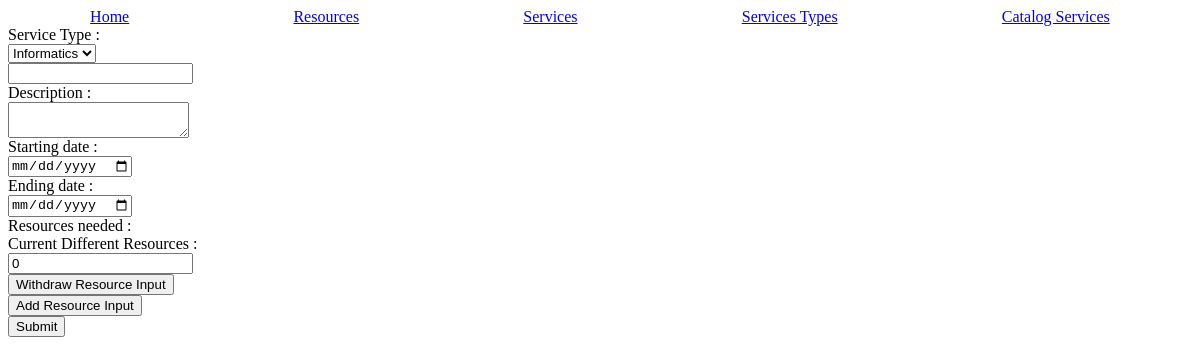
The page /service/10 on the database as committed earlier.
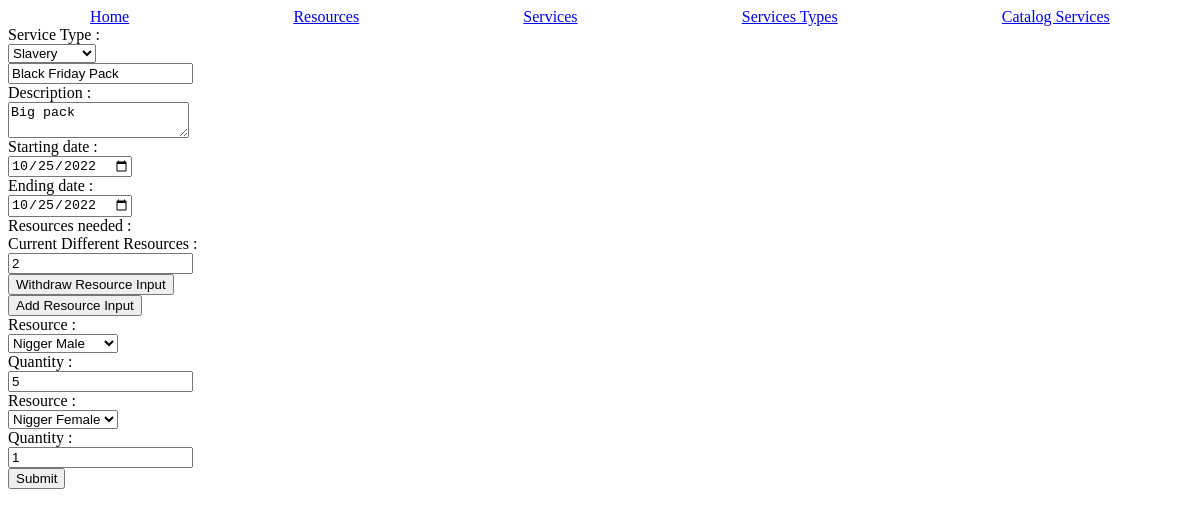
The same page on the database as committed later.
### tables this page shows
CREATE TABLE "services" (
	"id"	INTEGER UNIQUE,
	"desc"	TEXT NOT NULL,
	"service_type_id"	INTEGER NOT NULL,
	"starting_date"	TEXT NOT NULL,
	"ending_date"	TEXT NOT NULL,
	"name"	TEXT NOT NULL,
	PRIMARY KEY("id" AUTOINCREMENT),
	FOREIGN KEY("service_type_id") REFERENCES "services_types"("id")
);

CREATE TABLE "resources_per_service" (
	"id"	INTEGER UNIQUE,
	"service_id"	INTEGER NOT NULL,
	"resource_id"	INTEGER NOT NULL,
	"quantity"	INTEGER NOT NULL,
	PRIMARY KEY("id" AUTOINCREMENT),
	FOREIGN KEY("service_id") REFERENCES "services"("id"),
	FOREIGN KEY("resource_id") REFERENCES "resources"("id")
);

### main.py (the view)
@app.route('/service/<id>')
def edit_service(id):
    data_service = utils.getRowFromDb('SELECT * from services WHERE id = ?', (id,));
    data_resources = utils.getRowsFromDb('SELECT * from resources');
    data_resources_per_service = utils.getRowsFromDb('SELECT * from resources_per_service WHERE service_id = ?',
    (id,));
    data_services_types = utils.getRowsFromDb('SELECT * from services_types');
    return render_template('edit-service.html.jinja', service=data_service, resources_per_service=data_resources_per_service, resources=data_resources, services_types=data_services_types);

### utils.py (called while the page is built)
def dictFactory(cursor, row) -> dict:
    d = {};
    for idx, col in enumerate(cursor.description):
        d[col[0]] = row[idx];
    return d;

def connectDb(path : str = 'db/db.db') -> sqlite3.Connection:
    db = None;
    try:
        db = sqlite3.connect(path);
        db.row_factory = dictFactory;
    except Exception as err:
        flash("Can't connect do database " + str(err), 'error');
    return db;

def getRowsFromDb(request : str, values : tuple = None) -> dict:
    elementsFromDb : dict = None
    try:
        db = connectDb();
        cursor = db.cursor();
        if(type(values) is tuple):
            elementsFromDb = cursor.execute(request, values).fetchall();
        else:
            elementsFromDb = cursor.execute(request).fetchall();
        db.close();
    except Exception as err:
        flash("Can't execute SQL request " + str(err), 'error')
    return elementsFromDb;

### templates/edit-service.html.jinja (shortened to what this page needs)
{% extends "base.html.jinja" %}
{% block content %}
<form name="edit-service" method="POST" action="/services" class="add-form">
<div class="add-form">
    <label for="service_type">Service Type :</label>
    <select name="service_type" value="{{service['service_type_id']}}">
        {% for service_type in services_types %}
            {% if service_type['id'] == service['service_type_id'] %}
                <option value="{{service_type['id']}}" selected>{{service_type['name']}}</option>
            {% else %}
                <option value="{{service_type['id']}}">{{service_type['name']}}</option>
            {% endif %}
        {% endfor %}
    <input name="name" type="text" required value="{{service['name']}}">
    <label for="desc">Description :</label>
    <textarea name="desc" id="desc" required>{{service['desc']}}</textarea>
    <label for="starting_date">Starting date :</label>
    <input type="date" name="starting_date" required value="{{service['starting_date']}}">
    <label for="ending_date">Ending date :</label>
    <input type="date" name="ending_date" required value="{{service['ending_date']}}">
    <label for="resources_needed">Resources needed :</label>
    <div id="resources_div" class="add-form">
    <label for="different_resources_count">Current Different Resources :</label>
    <input type="number" name="different_resources_count" readonly value="{{resources_per_service|length}}" id="different_resources_count">
    <input type="button" value="Withdraw Resource Input" id="withdraw-resource-button">
    <input type="button" value="Add Resource Input" id="add-resource-button">
    {% for resource_per_service in resources_per_service %}
    <label for="resource_id_{{loop.index}}">Resource :</label>
    <select name="resource_id_{{loop.index}}">
        {% for resource in resources %}
            {% if resource_per_service['resource_id'] == resource['id'] %}
                <option value="{{resource['id']}}" selected>{{resource['name']}}</option>
            {% else %}
                <option value="{{resource['id']}}">{{resource['name']}}</option>
            {% endif %}
        {% endfor %}
    </select>
    <label for="quantity_{{loop.index}}">Quantity :</label>
    <input name="quantity_{{loop.index}}" type="number" value="{{resource_per_service['quantity']}}" min="1" step="1">
    {% endfor %}
    </div>
    <input type="submit" name="add_service">
</div>
</form>
{% endblock %}

Rows that differ between the two databases and show on the page:
added services: name "Black Friday Pack", desc "Big pack", starting_date "10/25/2022", ending_date "10/25/2022"
added resources_per_service: quantity "5"
added resources_per_service: quantity "1"
Other text that changed with them:
form field service_type: "Informatics" → "Slavery"
form field different_resources_count: "0" → "2"
